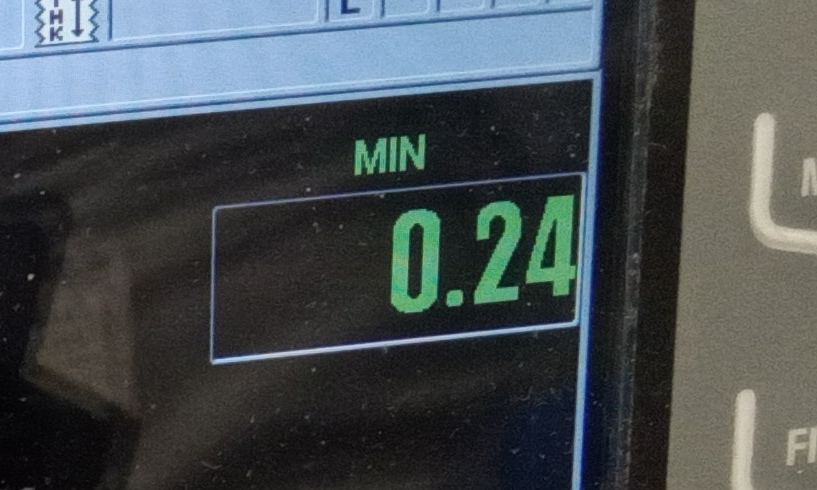
#> input picture starting_images/sipaimages/7/1.jpg, 817 x 490 px, found by its file name; its folder holds only this picture in this run
$ jupyter execute --allow-errors sipa7_Conversion.ipynb   (shell and % lines are left out)
#> lines starting #> are read from the running program, lines starting #| are printed output that depends on the picture; after the words box and inside, x2 and y2 are one past the last pixel; in counts of white or black regions, pixels touching at a corner belong together
#> further down, img is the input picture: shape (490, 817, 3); mean B, G, R 80.4, 77.5, 70.2
### Seperate_Folders/full_sipa/ad_functions.py
from matplotlib import pyplot as plt
import pytesseract
import pandas as pd
import numpy as np
import random
import cv2
import os
import re


#########################################################################################################
# Function to show an image using pyplot
def show_img(img, size=12, title=None):
    """
    Displays an image using Matplotlib.

    Args:
        img (numpy.ndarray): The image to display, in BGR format.
        size (int, optional): The size of the displayed figure. Default is 12.
        title (str, optional): The title to display above the image. Default is None.

    Returns:
        None
    """

    # Get the current figure and set its size to the given size.
    fig = plt.gcf()
    fig.set_size_inches(size, size)

    # Turn off the axis to remove the ticks and labels.
    plt.axis("off")

    # Convert the image from BGR to RGB and display it using Matplotlib.
    plt.imshow(cv2.cvtColor(img, cv2.COLOR_BGR2RGB))

    # If a title is provided, set the title of the plot.
    if title is not None:
        plt.title(title)

    # Show the plot.
    plt.show()


#########################################################################################################
# Display four images
# [369 lines left out: functions display_four_images, read_input_file_list, read_resize_data, get_text, process_file_thresh, process_file_closing and 3 more, not called in this run]

### Seperate_Folders/sipa_07/sipa7_Conversion.ipynb
[cell 1]
from reportlab.pdfgen import canvas
from reportlab.lib.pagesizes import letter
from reportlab.lib.units import inch

[cell 2]
import sys
sys.path.append('../functions')
from matplotlib import pyplot as plt
import ad_functions as adfns
import pytesseract
import cv2
import numpy as np
import pandas as pd
import os
import shutil

# psm 6 = Assume a single uniform block of text.
config_tesseract = '--tessdata-dir ./ttesseract_langs --psm 7 digits'

[cell 3]
file_path = "./sipaimages/7/"
file_list = os.listdir(file_path)

[cell 4]
file_list

#> (a cell that did not finish here is left out)

#> (a cell that did not finish here is left out)

#> (a cell that did not finish here is left out)

[cell 8]
# [8 lines left out: function autoCanny, not called in this run]

#> (the rest of this cell did not finish here and is left out)

[cell 9]
img = cv2.imread("./sipaimages/7/10.jpg")

#> (the rest of this cell did not finish here and is left out)

[cell 10]
img = cv2.imread("./sipaimages/7/02.jpg")


#> (the rest of this cell did not finish here and is left out)

[cell 11]
dir(adfns)

[cell 12]
def detect_rotation(image):
    # Load the image and convert it to grayscale
    img = cv2.imread(image)
    gray = cv2.cvtColor(img, cv2.COLOR_BGR2GRAY)

    # Apply a binary threshold to the image
    ret, thresh = cv2.threshold(gray, 0, 255, cv2.THRESH_BINARY_INV+cv2.THRESH_OTSU)

    # Find contours in the image
    contours, hierarchy = cv2.findContours(thresh, cv2.RETR_TREE, cv2.CHAIN_APPROX_SIMPLE)

    # Find the largest contour and its bounding box
    max_contour = max(contours, key=cv2.contourArea)
    rect = cv2.minAreaRect(max_contour)
    box = cv2.boxPoints(rect)
    box = np.int0(box)

    # Draw the bounding box on the image
    cv2.drawContours(img, [box], 0, (0, 0, 255), 2)

    # Calculate the angle of rotation needed to straighten the image
    angle = rect[2]

    # Rotate the image
    rows, cols = img.shape[:2]
    M = cv2.getRotationMatrix2D((cols/2, rows/2), angle, 1)
    rotated = cv2.warpAffine(img, M, (cols, rows))

    adfns.show_img(rotated, 3, title="Rotated")

    # Use Pytesseract to read the digits in the rotated image
    text = adfns.get_text(rotated)

    return text, angle

[cell 13]
# def read_digits_and_text_from_image(image_path):
#     # Read image using OpenCV
#     image = cv2.imread(image_path)

#     # Convert image to grayscale
#     gray = cv2.cvtColor(image, cv2.COLOR_BGR2GRAY)

#     # Apply thresholding to remove noise
#     _, thresh = cv2.threshold(gray, 0, 255, cv2.THRESH_BINARY_INV+cv2.THRESH_OTSU)

#     # Dilate the image to make the digits more clear
#     kernel = np.ones((3,3), np.uint8)
#     dilation = cv2.dilate(thresh, kernel, iterations=1)

#     # Find contours in the image
#     contours, _ = cv2.findContours(dilation, cv2.RETR_EXTERNAL, cv2.CHAIN_APPROX_SIMPLE)

#     # Extract digits and text from the contours
#     digits = []
#     text = []
#     for contour in contours:
#         # Get bounding rectangle of contour
#         x, y, w, h = cv2.boundingRect(contour)

#         # Crop the contour from the image
#         cropped = gray[y:y+h, x:x+w]
#         adfns.show_img(cropped, 3, title="Cropped")

#         # Determine whether the cropped image is a digit or text by checking the aspect ratio
#         aspect_ratio = float(w)/h
#         if aspect_ratio > 0.6:
#             # The cropped image is a digit
#             # Resize the digit to a fixed size for better recognition
#             digit = cv2.resize(cropped, (28, 28))

#             # Apply thresholding to the digit
#             _, digit = cv2.threshold(digit, 0, 255, cv2.THRESH_BINARY_INV+cv2.THRESH_OTSU)

#             # Use Pytesseract to recognize the digit
#             digit_text = pytesseract.image_to_string(digit, config='--psm 10 --oem 3 -c tessedit_char_whitelist=0123456789')

#             # Append the recognized digit to the list
#             digits.append(int(digit_text))
#         else:
#             # The cropped image is text
#             # Use Pytesseract to recognize the text
#             text.append(pytesseract.image_to_string(cropped))

#     return digits, text

[cell 14]
# def read_digits_and_text_from_image(image_path):
#     # Read the image using OpenCV
#     img = cv2.imread(image_path)

#     # Convert the image to grayscale
#     gray = cv2.cvtColor(img, cv2.COLOR_BGR2GRAY)

#     # Threshold the image using Otsu's method
#     _, thresh = cv2.threshold(gray, 0, 255, cv2.THRESH_BINARY_INV+cv2.THRESH_OTSU)

#     # Dilate the image to make the digits more clear
#     kernel = np.ones((3, 3), np.uint8)
#     dilated = cv2.dilate(thresh, kernel, iterations=1)

#     # Find contours in the image
#     contours, _ = cv2.findContours(dilated, cv2.RETR_EXTERNAL, cv2.CHAIN_APPROX_SIMPLE)

#     # Initialize lists to store the recognized digits and text
#     digits = []
#     text = []

#     # Loop over the contours
#     for contour in contours:
#         # Get the bounding rectangle of the contour
#         x, y, w, h = cv2.boundingRect(contour)

#         # Crop the contour from the image
#         cropped = gray[y:y+h, x:x+w]

#         # Check if the contour is likely to be a digit
#         aspect_ratio = w / h
#         area = w * h
#         if aspect_ratio > 0.2 and aspect_ratio < 1.8 and area > 50 and area < 5000:
#             # Resize the cropped image to a fixed size for better recognition
#             digit = cv2.resize(cropped, (28, 28))

#             # Apply thresholding to the digit
#             _, digit = cv2.threshold(digit, 0, 255, cv2.THRESH_BINARY_INV+cv2.THRESH_OTSU)

#             # Use Pytesseract to recognize the digit
#             digit_text = pytesseract.image_to_string(digit, config='--psm 10 --oem 3 -c tessedit_char_whitelist=0123456789')

#             # Check if a digit was recognized and append it to the list
#             if digit_text:
#                 digits.append(int(digit_text))
#         else:
#             # Use Pytesseract to recognize the text
#             text.append(pytesseract.image_to_string(cropped))

#     # Return the recognized digits and text
#     return digits, text

[cell 15]
# def read_text_from_image(image_path):
#     # Read the image using OpenCV
#     img = cv2.imread(image_path)

#     # Convert the image to grayscale
#     gray = cv2.cvtColor(img, cv2.COLOR_BGR2GRAY)

#     # Threshold the image using Otsu's method
#     _, thresh = cv2.threshold(gray, 0, 255, cv2.THRESH_BINARY_INV+cv2.THRESH_OTSU)

#     # Dilate the image to make the text more clear
#     kernel = np.ones((3, 3), np.uint8)
#     dilated = cv2.dilate(thresh, kernel, iterations=1)

#     # Find contours in the image
#     contours, _ = cv2.findContours(dilated, cv2.RETR_EXTERNAL, cv2.CHAIN_APPROX_SIMPLE)

#     # Initialize a list to store the recognized text
#     text = []

#     # Loop over the contours
#     for contour in contours:
#         # Get the bounding rectangle of the contour
#         x, y, w, h = cv2.boundingRect(contour)

#         # Crop the contour from the image
#         cropped = gray[y:y+h, x:x+w]

#         # Use Pytesseract to recognize the text
#         text.append(pytesseract.image_to_string(cropped))

#     # Return the recognized text
#     return text

[cell 16]
def read_digits_and_text_from_image(image_path):
    # Read the image using OpenCV
    img = cv2.imread(image_path)

    img_masked_green = adfns.mask_green(img)

    # Convert the image to grayscale
    gray = cv2.cvtColor(img_masked_green, cv2.COLOR_BGR2GRAY)

    # Threshold the image using Otsu's method
    _, thresh = cv2.threshold(gray, 0, 255, cv2.THRESH_BINARY_INV+cv2.THRESH_OTSU)

    # Dilate the image to make the digits more clear
    kernel = np.ones((3, 3), np.uint8)
    dilated = cv2.dilate(thresh, kernel, iterations=1)

    # Find contours in the image
    contours, _ = cv2.findContours(dilated, cv2.RETR_EXTERNAL, cv2.CHAIN_APPROX_SIMPLE)

    # Initialize lists to store the recognized digits and text
    digits = []
    text = []

    # Loop over the contours
    for contour in contours:
        # Get the bounding rectangle of the contour
        x, y, w, h = cv2.boundingRect(contour)

        # Crop the contour from the image
        cropped = gray[y:y+h, x:x+w]

        # Check if the contour is likely to be a digit
        aspect_ratio = w / h
        area = w * h
        if aspect_ratio > 0.2 and aspect_ratio < 1.8 and area > 50 and area < 5000:
            # Resize the cropped image to a fixed size for better recognition
            digit = cv2.resize(cropped, (28, 28))

            # Apply thresholding to the digit
            _, digit = cv2.threshold(digit, 0, 255, cv2.THRESH_BINARY_INV+cv2.THRESH_OTSU)

            # Use Pytesseract to recognize the digit
            digit_text = pytesseract.image_to_string(digit, config='--psm 10 --oem 3 -c tessedit_char_whitelist=0123456789')

            # Check if a digit was recognized and append it to the list
            if digit_text:
                digits.append(int(digit_text))
                print(f'Recognized digit: {digit_text}')
            else:
                print('No digit recognized')

            # Print the cropped and thresholded images for debugging purposes
            # adfns.show_img(cropped, 3, title="Cropped Digit")
        else:
            # Use Pytesseract to recognize the text
            text.append(pytesseract.image_to_string(cropped))

            # Print the cropped image for debugging purposes
            # adfns.show_img(cropped, 3,title="Cropped Text")

    # Return the recognized digits and text
    return digits, text

[cell 17]
def read_text_from_image(image_path):
    # Read the image using OpenCV
#> called with image_path = './sipaimages/7/1.jpg'
    img = cv2.imread(image_path)

    # Convert the image to grayscale
    gray = cv2.cvtColor(img, cv2.COLOR_BGR2GRAY)
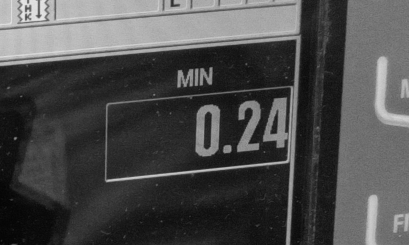
#> gray: shape (490, 817) (shown at 1/2 size); min 1, max 236, mean 75.7

    # Threshold the image using Otsu's method
    _, thresh = cv2.threshold(gray, 0, 255, cv2.THRESH_BINARY_INV+cv2.THRESH_OTSU)
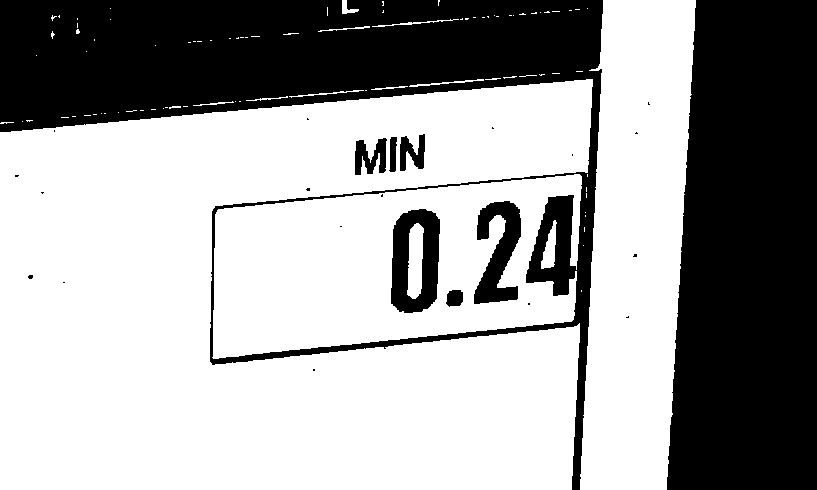
#> thresh: shape (490, 817); 63.4% white; 25 black regions (17 under 20 px), largest, box (x1, y1, x2, y2) and area: (0, 0, 603, 490) 72347, (667, 0, 817, 490) 66316, (391, 209, 440, 313) 3436

    # Dilate the image to make the text more clear
    kernel = np.ones((3, 3), np.uint8)
    dilated = cv2.dilate(thresh, kernel, iterations=1)
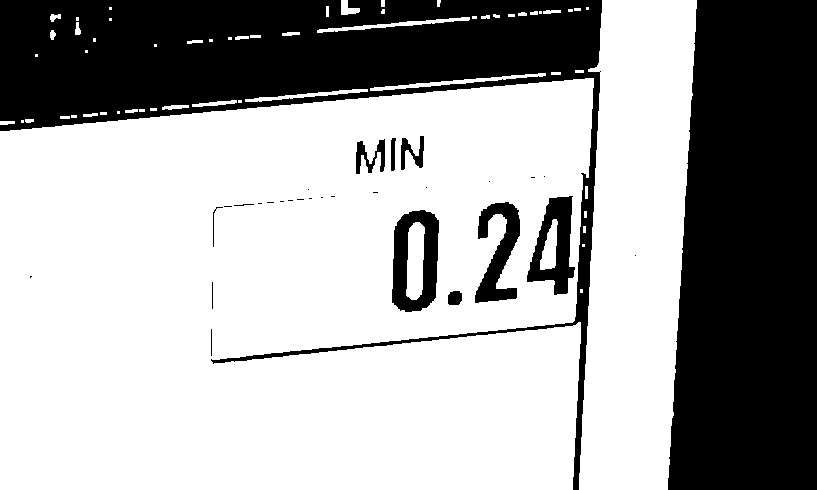
#> dilated: shape (490, 817); 65.5% white; 30 black regions (17 under 20 px)

    # Find contours in the image
    contours, _ = cv2.findContours(dilated, cv2.RETR_EXTERNAL, cv2.CHAIN_APPROX_SIMPLE)
#> contours = 58 contours, 35 with area under 20; largest, box (x1, y1, x2, y2) and area: (0, 78, 594, 490) 221386, (579, 0, 697, 490) 44320, (370, 73, 546, 91) 475, (317, 17, 470, 33) 413, (245, 89, 368, 102) 323

    # Initialize a list to store the recognized text
    text = []

    # Loop over the contours
    for contour in contours:
        # Get the bounding rectangle of the contour
        x, y, w, h = cv2.boundingRect(contour)

        # Crop the contour from the image
        cropped = gray[y:y+h, x:x+w]

        # Use Pytesseract to recognize the text
        text.append(pytesseract.image_to_string(cropped))
#> this loop made 1 pass
#> (contour, x, y, w, h) on pass 1: ([[580, 289], [580, 292], [582, 292], [582, 289]], 580, 289, 3, 4)
#> after the loop, text = []

    # Return the recognized text
    return text

$ run again, on starting_images/sipaimages/7/5.jpg
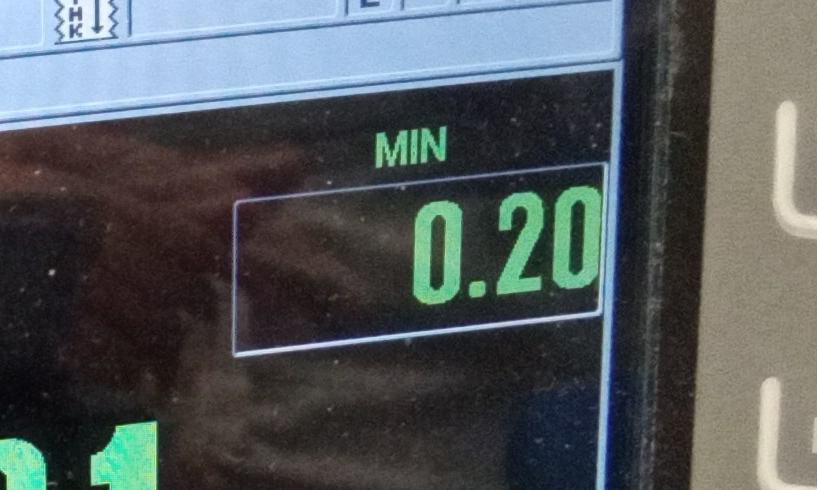
#> input picture starting_images/sipaimages/7/5.jpg, 817 x 490 px, found by its file name
#> img is the input picture: shape (490, 817, 3); mean B, G, R 90.9, 88.8, 82.5
#> in read_text_from_image, `_, thresh = cv2.threshold(gray, 0, 255, cv2.THRESH_BINARY_INV+cv2.THRE..`:
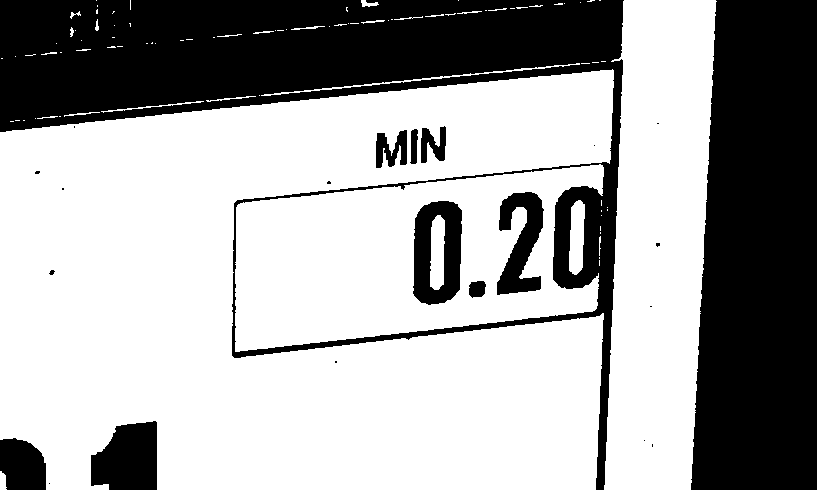
#> thresh: shape (490, 817); 64.8% white; 23 black regions (12 under 20 px), largest, box (x1, y1, x2, y2) and area: (0, 0, 624, 490) 71518, (691, 0, 817, 490) 55383, (91, 421, 157, 490) 3707
#> in read_text_from_image, `dilated = cv2.dilate(thresh, kernel, iterations=1)`:
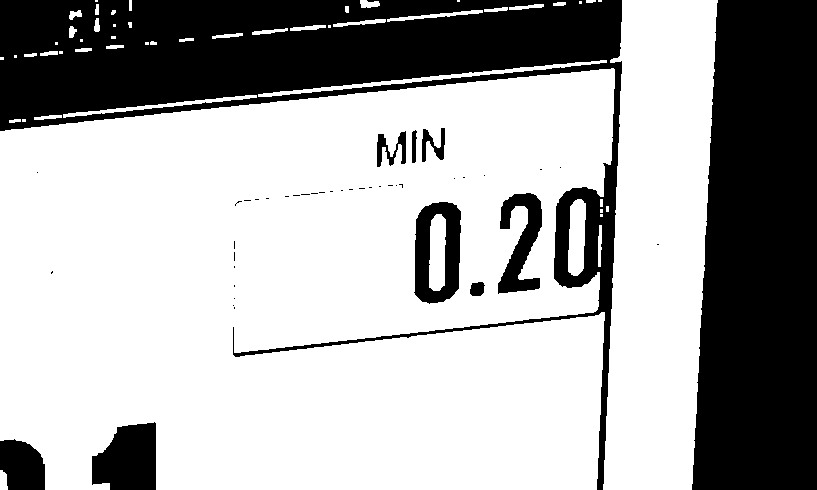
#> dilated: shape (490, 817); 67.2% white; 43 black regions (33 under 20 px)
#> contours = 51 contours, 23 with area under 20; largest, box (x1, y1, x2, y2) and area: (0, 68, 615, 490) 223462, (603, 0, 718, 490) 44218, (568, 199, 586, 276) 1066, (258, 60, 607, 97) 1011, (63, 95, 257, 118) 520
#> the loop in read_text_from_image, `for contour in contours:` made 1 pass
#> (x, y, w, h) on pass 1: (0, 470, 8, 20)
#> after the loop in read_text_from_image, `for contour in contours:`: text = []

$ run again, on starting_images/sipaimages/7/6.jpg
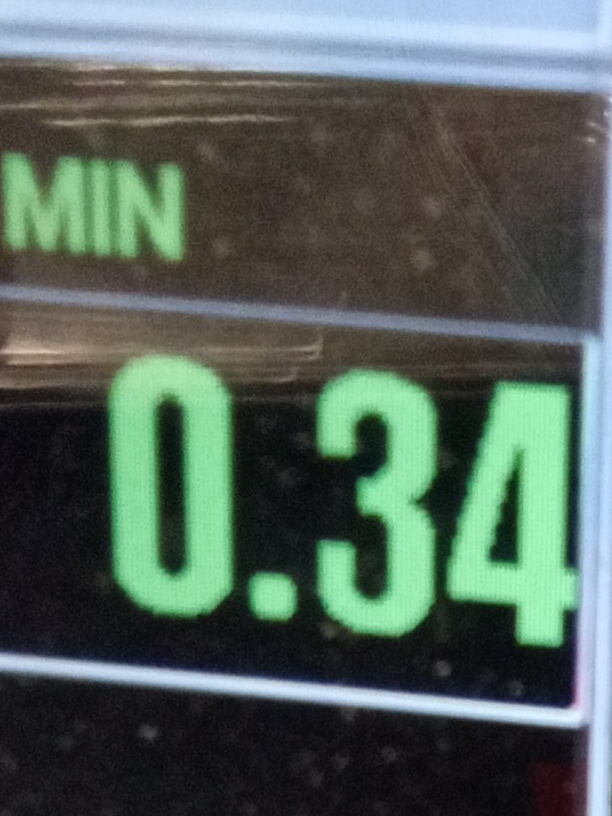
#> input picture starting_images/sipaimages/7/6.jpg, 612 x 816 px, found by its file name
#> img is the input picture: shape (816, 612, 3); mean B, G, R 90.1, 98.1, 82.9
#> in read_text_from_image, `_, thresh = cv2.threshold(gray, 0, 255, cv2.THRESH_BINARY_INV+cv2.THRE..`:
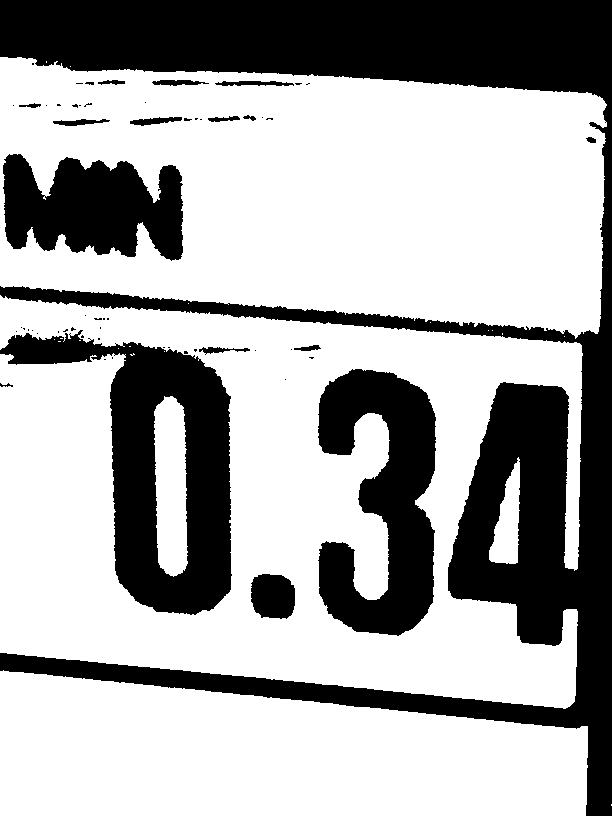
#> thresh: shape (816, 612); 66.6% white; 61 black regions (43 under 20 px), largest, box (x1, y1, x2, y2) and area: (0, 0, 612, 816) 103541, (0, 330, 232, 615) 26257, (318, 369, 436, 636) 19649
#> in read_text_from_image, `dilated = cv2.dilate(thresh, kernel, iterations=1)`:
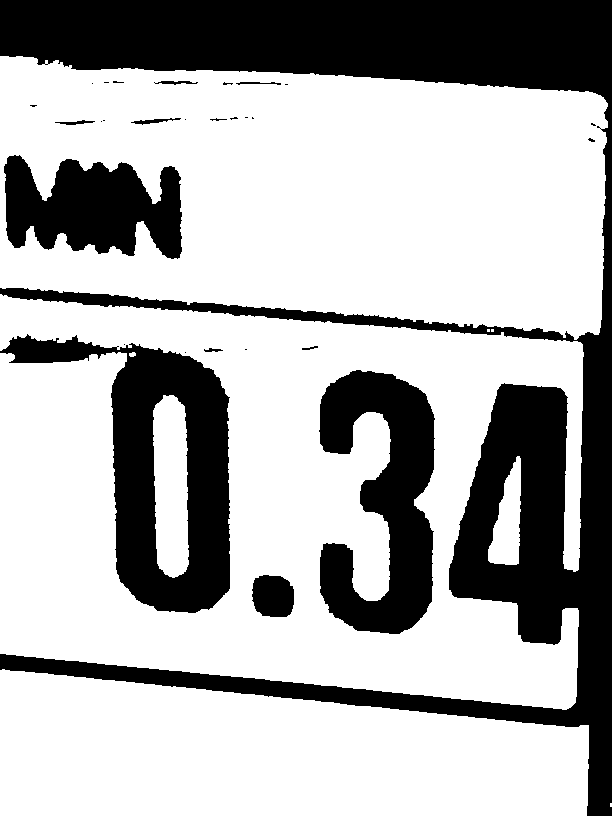
#> dilated: shape (816, 612); 68.9% white; 29 black regions (17 under 20 px)
#> contours = 9 contours, 4 with area under 20; largest, box (x1, y1, x2, y2) and area: (0, 294, 584, 710) 156338, (0, 56, 608, 340) 141379, (0, 669, 589, 816) 68264, (153, 395, 189, 578) 5448, (488, 456, 521, 565) 2102
#> the loop in read_text_from_image, `for contour in contours:` made 1 pass
#> (contour, x, y, w, h, cropped) on pass 1: ([[610, 803], [610, 806], [611, 806], [611, 803]], 610, 803, 2, 4, [[139, 118], [138, 112], [144, 112], [150, 116]])
#> after the loop in read_text_from_image, `for contour in contours:`: text = []
